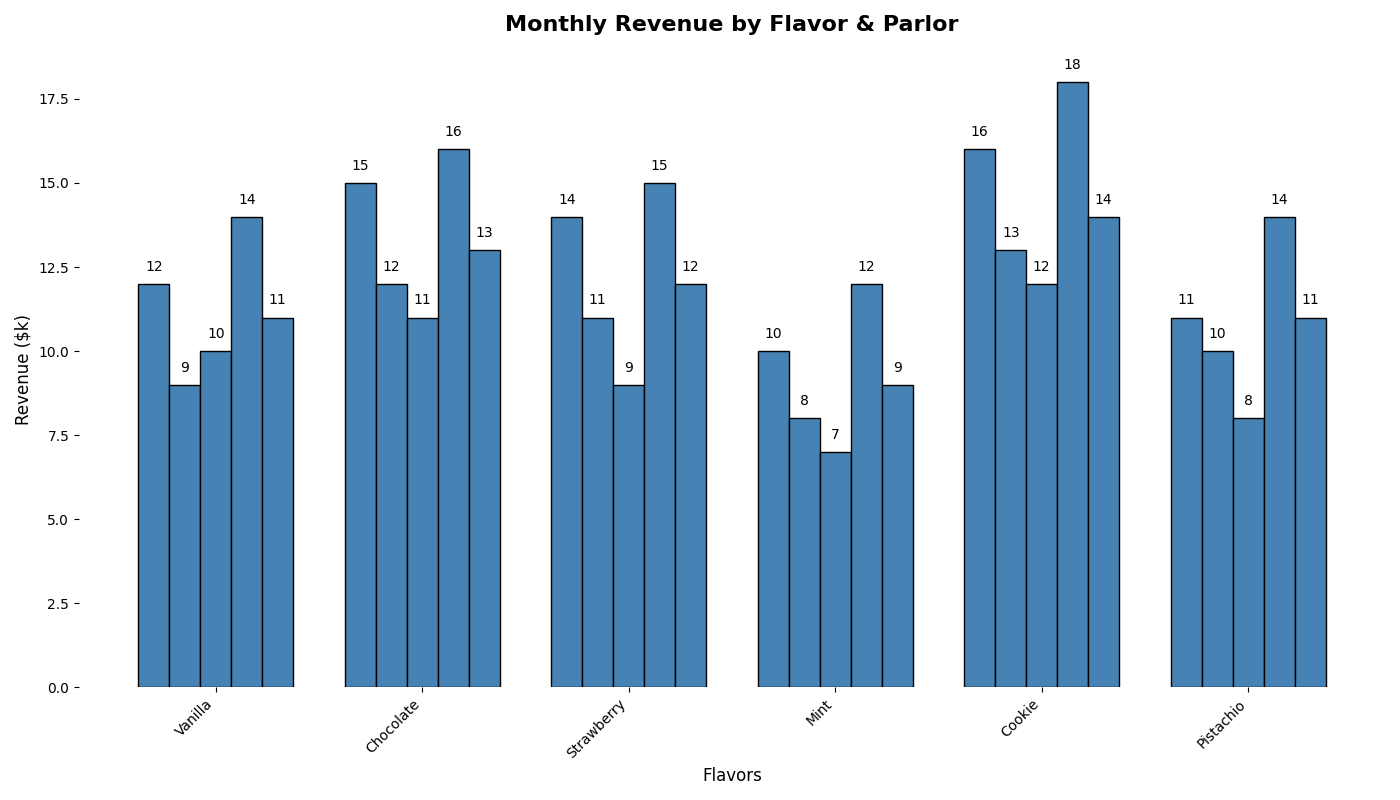

This figure's Python source:
import matplotlib.pyplot as plt
import numpy as np

flavors = ['Vanilla', 'Chocolate', 'Strawberry', 'Mint', 'Cookie', 'Pistachio']
parlors = ['Central', 'Downtown', 'Suburban', 'Beach', 'Campus']

revenue_data = {
    'Central': [12, 15, 14, 10, 16, 11],
    'Downtown': [9, 12, 11, 8, 13, 10],
    'Suburban': [10, 11, 9, 7, 12, 8],
    'Beach': [14, 16, 15, 12, 18, 14],
    'Campus': [11, 13, 12, 9, 14, 11]
}

single_color = '#4682B4'

fig, ax = plt.subplots(figsize=(14, 8))
bar_width = 0.15

for i, parlor in enumerate(parlors):
    positions = np.arange(len(flavors)) + i * bar_width
    ax.bar(positions, revenue_data[parlor], width=bar_width, color=single_color, edgecolor='black')

ax.set_xlabel('Flavors', fontsize=12)
ax.set_ylabel('Revenue ($k)', fontsize=12)
ax.set_title('Monthly Revenue by Flavor & Parlor', fontsize=16, fontweight='bold', pad=15)
ax.set_xticks(np.arange(len(flavors)) + bar_width * 2)
ax.set_xticklabels(flavors, rotation=45, ha='right')

for i, parlor in enumerate(parlors):
    positions = np.arange(len(flavors)) + i * bar_width
    for j, value in enumerate(revenue_data[parlor]):
        ax.text(positions[j], value + 0.3, str(value), ha='center', va='bottom', fontsize=10, color='black')

ax.spines['top'].set_color('none')
ax.spines['right'].set_color('none')
ax.spines['bottom'].set_color('none')
ax.spines['left'].set_color('none')

plt.tight_layout()
plt.show()
